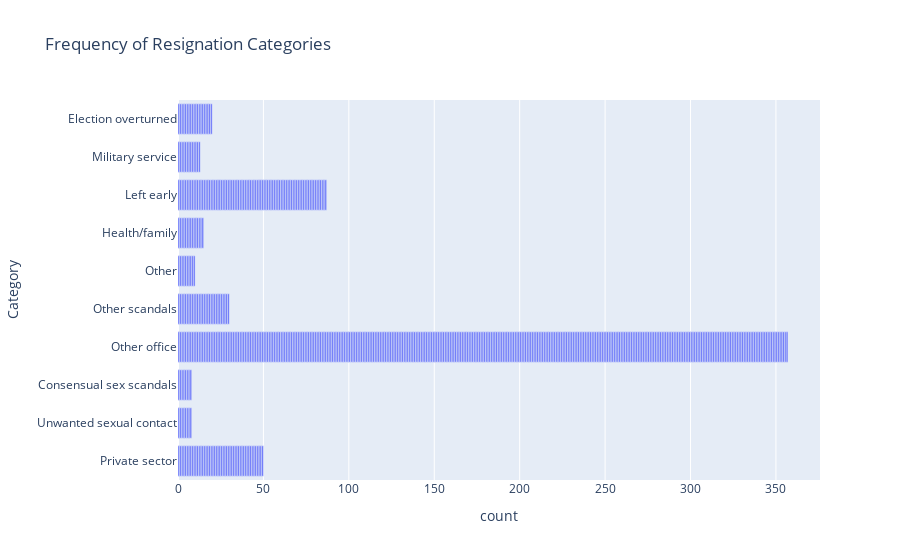

Notebook code cell kept with this figure:
### Markdown cell above
The following bar chart shows that a large majority of the time a congressperson will resign because they moved to another office.

### Code cell
import plotly.express as px
fig = px.bar(resignation, 
             y="Category", 
            title='Frequency of Resignation Categories')
fig.show()

### Figure 1 — Plotly figure (JSON) as saved in the notebook; plotly's stock layout.template omitted (floating-point values rounded to 4 significant figures; data arrays with more than 128 entries replaced by an {"elided": "..."} marker saying what was removed)
{"data": [{"alignmentgroup": "True", "hovertemplate": "count=%{x}<br>Category=%{y}<extra></extra>", "legendgroup": "", "marker": {"color": "#636efa", "pattern": {"shape": ""}}, "name": "", "offsetgroup": "", "orientation": "h", "showlegend": false, "textposition": "auto", "type": "bar", "x": {"elided": "615 int values"}, "xaxis": "x", "y": {"elided": "615 str values"}, "yaxis": "y"}], "layout": {"barmode": "relative", "legend": {"tracegroupgap": 0}, "title": {"text": "Frequency of Resignation Categories"}, "xaxis": {"anchor": "y", "domain": [0, 1], "title": {"text": "count"}}, "yaxis": {"anchor": "x", "domain": [0, 1], "title": {"text": "Category"}}}}
